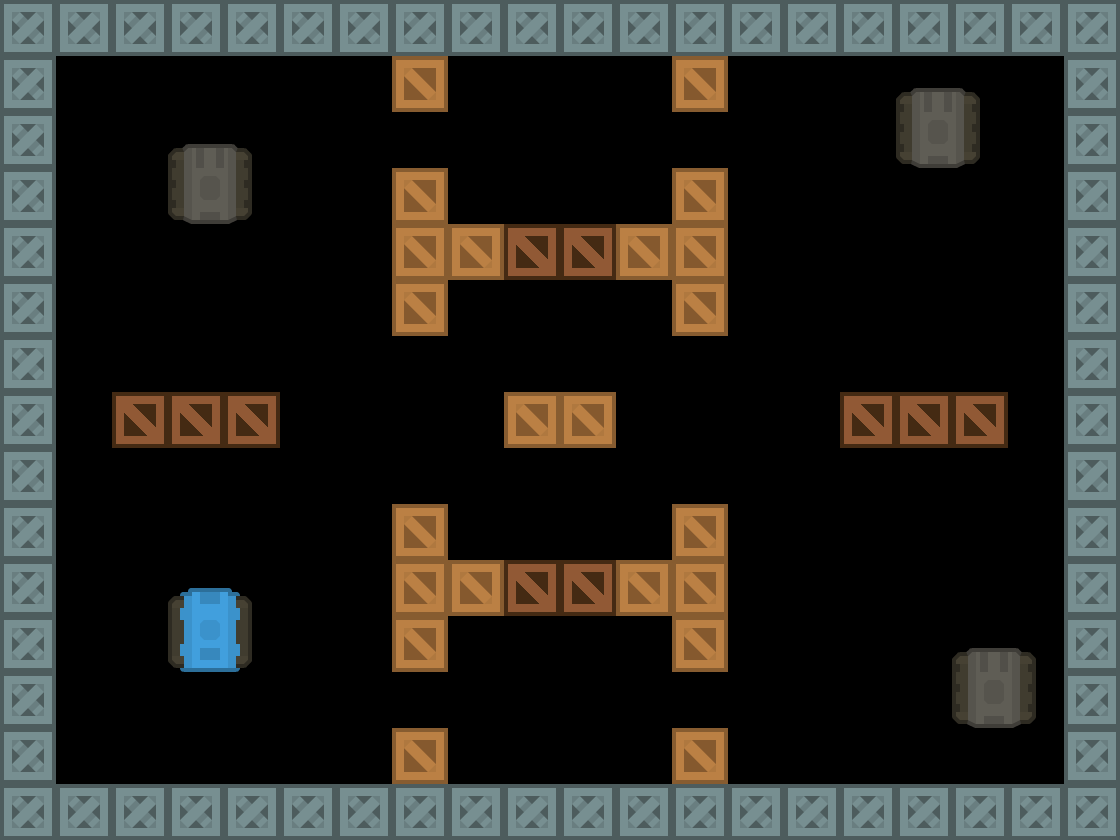

Rendered tile map (Tiled .tmx) drawn with the repository's tilesets; below, a short description and the full map source, tile grids included:
An orthogonal 20x15 tile map with 56x56 px tiles, 7 tile layers (Obstacles, Breakable Obstacles, Explodables, Player, ...).

<map version="1.9" tiledversion="1.9.2" orientation="orthogonal" renderorder="right-down" width="20" height="15" tilewidth="56" tileheight="56" infinite="0" nextlayerid="14" nextobjectid="1">
 <tileset firstgid="1" source="tiles.tsx" />
 <layer id="1" name="Obstacles" width="20" height="15">
  <data encoding="csv">
67,67,67,67,67,67,67,67,67,67,67,67,67,67,67,67,67,67,67,67,
67,0,0,0,0,0,0,68,0,0,0,0,68,0,0,0,0,0,0,67,
67,0,0,0,0,0,0,0,0,0,0,0,0,0,0,0,0,0,0,67,
67,0,0,0,0,0,0,68,0,0,0,0,68,0,0,0,0,0,0,67,
67,0,0,0,0,0,0,68,68,68,68,68,68,0,0,0,0,0,0,67,
67,0,0,0,0,0,0,68,0,0,0,0,68,0,0,0,0,0,0,67,
67,0,0,0,0,0,0,0,0,0,0,0,0,0,0,0,0,0,0,67,
67,0,68,68,68,0,0,0,0,68,68,0,0,0,0,68,68,68,0,67,
67,0,0,0,0,0,0,0,0,0,0,0,0,0,0,0,0,0,0,67,
67,0,0,0,0,0,0,68,0,0,0,0,68,0,0,0,0,0,0,67,
67,0,0,0,0,0,0,68,68,68,68,68,68,0,0,0,0,0,0,67,
67,0,0,0,0,0,0,68,0,0,0,0,68,0,0,0,0,0,0,67,
67,0,0,0,0,0,0,0,0,0,0,0,0,0,0,0,0,0,0,67,
67,0,0,0,0,0,0,68,0,0,0,0,68,0,0,0,0,0,0,67,
67,67,67,67,67,67,67,67,67,67,67,67,67,67,67,67,67,67,67,67
</data>
 </layer>
 <layer id="3" name="Breakable Obstacles" width="20" height="15">
  <data encoding="csv">
0,0,0,0,0,0,0,0,0,0,0,0,0,0,0,0,0,0,0,0,
0,0,0,0,0,0,0,0,0,0,0,0,0,0,0,0,0,0,0,0,
0,0,0,0,0,0,0,0,0,0,0,0,0,0,0,0,0,0,0,0,
0,0,0,0,0,0,0,0,0,0,0,0,0,0,0,0,0,0,0,0,
0,0,0,0,0,0,0,0,0,93,93,0,0,0,0,0,0,0,0,0,
0,0,0,0,0,0,0,0,0,0,0,0,0,0,0,0,0,0,0,0,
0,0,0,0,0,0,0,0,0,0,0,0,0,0,0,0,0,0,0,0,
0,0,93,93,93,0,0,0,0,0,0,0,0,0,0,93,93,93,0,0,
0,0,0,0,0,0,0,0,0,0,0,0,0,0,0,0,0,0,0,0,
0,0,0,0,0,0,0,0,0,0,0,0,0,0,0,0,0,0,0,0,
0,0,0,0,0,0,0,0,0,93,93,0,0,0,0,0,0,0,0,0,
0,0,0,0,0,0,0,0,0,0,0,0,0,0,0,0,0,0,0,0,
0,0,0,0,0,0,0,0,0,0,0,0,0,0,0,0,0,0,0,0,
0,0,0,0,0,0,0,0,0,0,0,0,0,0,0,0,0,0,0,0,
0,0,0,0,0,0,0,0,0,0,0,0,0,0,0,0,0,0,0,0
</data>
 </layer>
 <layer id="13" name="Explodables" width="20" height="15">
  <data encoding="csv">
0,0,0,0,0,0,0,0,0,0,0,0,0,0,0,0,0,0,0,0,
0,0,0,0,0,0,0,0,0,0,0,0,0,0,0,0,0,0,0,0,
0,0,0,0,0,0,0,0,0,0,0,0,0,0,0,0,0,0,0,0,
0,0,0,0,0,0,0,0,0,0,0,0,0,0,0,0,0,0,0,0,
0,0,0,0,0,0,0,0,0,0,0,0,0,0,0,0,0,0,0,0,
0,0,0,0,0,0,0,0,0,0,0,0,0,0,0,0,0,0,0,0,
0,0,0,0,0,0,0,0,0,0,0,0,0,0,0,0,0,0,0,0,
0,0,0,0,0,0,0,0,0,0,0,0,0,0,0,0,0,0,0,0,
0,0,0,0,0,0,0,0,0,0,0,0,0,0,0,0,0,0,0,0,
0,0,0,0,0,0,0,0,0,0,0,0,0,0,0,0,0,0,0,0,
0,0,0,0,0,0,0,0,0,0,0,0,0,0,0,0,0,0,0,0,
0,0,0,0,0,0,0,0,0,0,0,0,0,0,0,0,0,0,0,0,
0,0,0,0,0,0,0,0,0,0,0,0,0,0,0,0,0,0,0,0,
0,0,0,0,0,0,0,0,0,0,0,0,0,0,0,0,0,0,0,0,
0,0,0,0,0,0,0,0,0,0,0,0,0,0,0,0,0,0,0,0
</data>
 </layer>
 <layer id="8" name="Player" width="20" height="15">
  <data encoding="csv">
0,0,0,0,0,0,0,0,0,0,0,0,0,0,0,0,0,0,0,0,
0,0,0,0,0,0,0,0,0,0,0,0,0,0,0,0,0,0,0,0,
0,0,0,0,0,0,0,0,0,0,0,0,0,0,0,0,0,0,0,0,
0,0,0,0,0,0,0,0,0,0,0,0,0,0,0,0,0,0,0,0,
0,0,0,0,0,0,0,0,0,0,0,0,0,0,0,0,0,0,0,0,
0,0,0,0,0,0,0,0,0,0,0,0,0,0,0,0,0,0,0,0,
0,0,0,0,0,0,0,0,0,0,0,0,0,0,0,0,0,0,0,0,
0,0,0,0,0,0,0,0,0,0,0,0,0,0,0,0,0,0,0,0,
0,0,0,0,0,0,0,0,0,0,0,0,0,0,0,0,0,0,0,0,
0,0,0,0,0,0,0,0,0,0,0,0,0,0,0,0,0,0,0,0,
0,0,0,0,0,0,0,0,0,0,0,0,0,0,0,0,0,0,0,0,
0,0,0,79,0,0,0,0,0,0,0,0,0,0,0,0,0,0,0,0,
0,0,0,0,0,0,0,0,0,0,0,0,0,0,0,0,0,0,0,0,
0,0,0,0,0,0,0,0,0,0,0,0,0,0,0,0,0,0,0,0,
0,0,0,0,0,0,0,0,0,0,0,0,0,0,0,0,0,0,0,0
</data>
 </layer>
 <layer id="11" name="Medium Enemies" width="20" height="15">
  <data encoding="csv">
0,0,0,0,0,0,0,0,0,0,0,0,0,0,0,0,0,0,0,0,
0,0,0,0,0,0,0,0,0,0,0,0,0,0,0,0,0,0,0,0,
0,0,0,0,0,0,0,0,0,0,0,0,0,0,0,0,0,0,0,0,
0,0,0,0,0,0,0,0,0,0,0,0,0,0,0,0,0,0,0,0,
0,0,0,0,0,0,0,0,0,0,0,0,0,0,0,0,0,0,0,0,
0,0,0,0,0,0,0,0,0,0,0,0,0,0,0,0,0,0,0,0,
0,0,0,0,0,0,0,0,0,0,0,0,0,0,0,0,0,0,0,0,
0,0,0,0,0,0,0,0,0,0,0,0,0,0,0,0,0,0,0,0,
0,0,0,0,0,0,0,0,0,0,0,0,0,0,0,0,0,0,0,0,
0,0,0,0,0,0,0,0,0,0,0,0,0,0,0,0,0,0,0,0,
0,0,0,0,0,0,0,0,0,0,0,0,0,0,0,0,0,0,0,0,
0,0,0,0,0,0,0,0,0,0,0,0,0,0,0,0,0,0,0,0,
0,0,0,0,0,0,0,0,0,0,0,0,0,0,0,0,0,0,0,0,
0,0,0,0,0,0,0,0,0,0,0,0,0,0,0,0,0,0,0,0,
0,0,0,0,0,0,0,0,0,0,0,0,0,0,0,0,0,0,0,0
</data>
 </layer>
 <layer id="12" name="Hard Enemies" width="20" height="15">
  <data encoding="csv">
0,0,0,0,0,0,0,0,0,0,0,0,0,0,0,0,0,0,0,0,
0,0,0,0,0,0,0,0,0,0,0,0,0,0,0,0,0,0,0,0,
0,0,0,0,0,0,0,0,0,0,0,0,0,0,0,0,81,0,0,0,
0,0,0,81,0,0,0,0,0,0,0,0,0,0,0,0,0,0,0,0,
0,0,0,0,0,0,0,0,0,0,0,0,0,0,0,0,0,0,0,0,
0,0,0,0,0,0,0,0,0,0,0,0,0,0,0,0,0,0,0,0,
0,0,0,0,0,0,0,0,0,0,0,0,0,0,0,0,0,0,0,0,
0,0,0,0,0,0,0,0,0,0,0,0,0,0,0,0,0,0,0,0,
0,0,0,0,0,0,0,0,0,0,0,0,0,0,0,0,0,0,0,0,
0,0,0,0,0,0,0,0,0,0,0,0,0,0,0,0,0,0,0,0,
0,0,0,0,0,0,0,0,0,0,0,0,0,0,0,0,0,0,0,0,
0,0,0,0,0,0,0,0,0,0,0,0,0,0,0,0,0,0,0,0,
0,0,0,0,0,0,0,0,0,0,0,0,0,0,0,0,0,81,0,0,
0,0,0,0,0,0,0,0,0,0,0,0,0,0,0,0,0,0,0,0,
0,0,0,0,0,0,0,0,0,0,0,0,0,0,0,0,0,0,0,0
</data>
 </layer>
 <layer id="9" name="Easy Enemies" width="20" height="15">
  <data encoding="csv">
0,0,0,0,0,0,0,0,0,0,0,0,0,0,0,0,0,0,0,0,
0,0,0,0,0,0,0,0,0,0,0,0,0,0,0,0,0,0,0,0,
0,0,0,0,0,0,0,0,0,0,0,0,0,0,0,0,0,0,0,0,
0,0,0,0,0,0,0,0,0,0,0,0,0,0,0,0,0,0,0,0,
0,0,0,0,0,0,0,0,0,0,0,0,0,0,0,0,0,0,0,0,
0,0,0,0,0,0,0,0,0,0,0,0,0,0,0,0,0,0,0,0,
0,0,0,0,0,0,0,0,0,0,0,0,0,0,0,0,0,0,0,0,
0,0,0,0,0,0,0,0,0,0,0,0,0,0,0,0,0,0,0,0,
0,0,0,0,0,0,0,0,0,0,0,0,0,0,0,0,0,0,0,0,
0,0,0,0,0,0,0,0,0,0,0,0,0,0,0,0,0,0,0,0,
0,0,0,0,0,0,0,0,0,0,0,0,0,0,0,0,0,0,0,0,
0,0,0,0,0,0,0,0,0,0,0,0,0,0,0,0,0,0,0,0,
0,0,0,0,0,0,0,0,0,0,0,0,0,0,0,0,0,0,0,0,
0,0,0,0,0,0,0,0,0,0,0,0,0,0,0,0,0,0,0,0,
0,0,0,0,0,0,0,0,0,0,0,0,0,0,0,0,0,0,0,0
</data>
 </layer>
</map>
